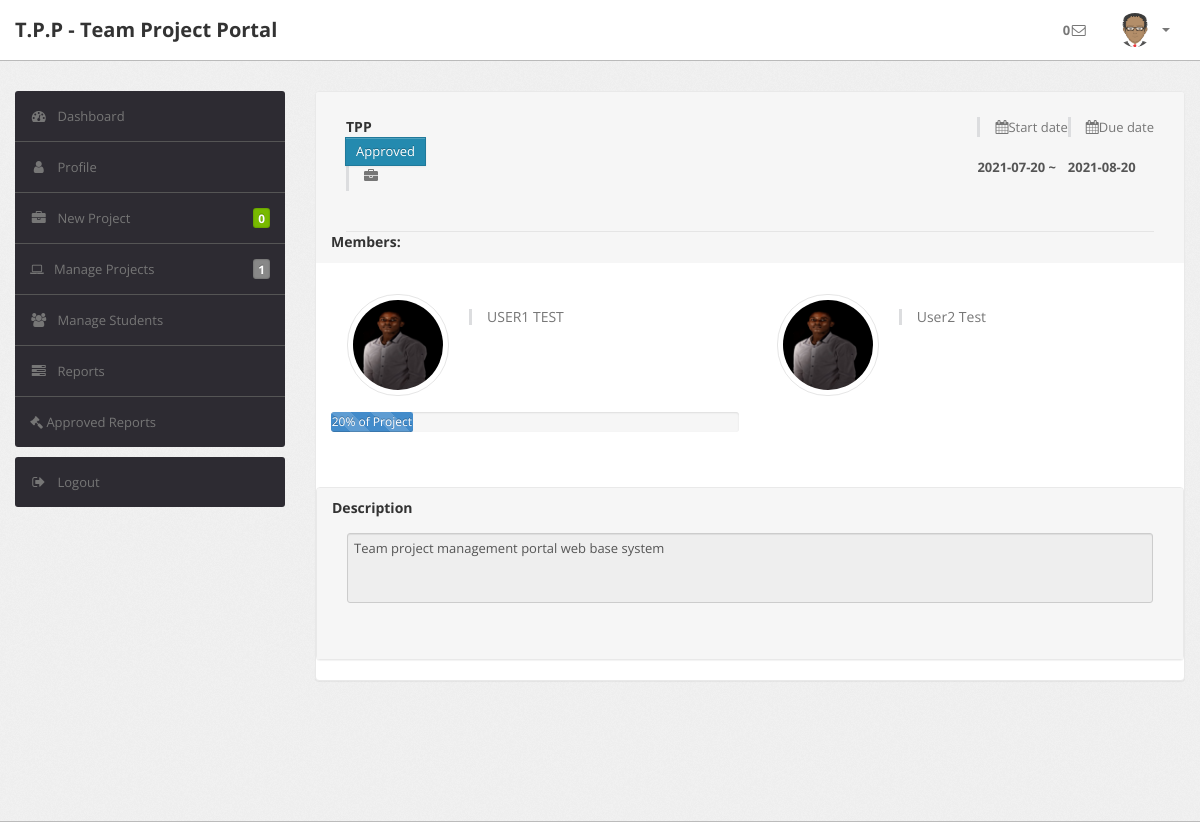
The app's page /admin/project_details.php?Pid=45 (signed in) with its own data.
### tables this page shows
CREATE TABLE `project` (
  `Pid` int(11) NOT NULL,
  `Pname` varchar(100) NOT NULL,
  `PCategory` varchar(100) NOT NULL,
  `CreateD` date NOT NULL,
  `SDate` date NOT NULL,
  `EDate` date NOT NULL,
  `Duration` int(11) NOT NULL,
  `Pstatus` varchar(100) NOT NULL,
  `Budget` varchar(100) NOT NULL,
  `PDesc` text NOT NULL,
  `Client` varchar(100) NOT NULL,
  `PLeader` varchar(100) NOT NULL,
  `CreatedBy` varchar(100) NOT NULL,
  `Allocated` int(11) NOT NULL,
  `Pprogress` int(11) NOT NULL
);

CREATE TABLE `team` (
  `Tid` int(11) NOT NULL,
  `Pname` varchar(100) DEFAULT NULL,
  `Member` varchar(100) DEFAULT NULL,
  `MemberType` varchar(100) DEFAULT NULL,
  `Tstatus` varchar(100) DEFAULT NULL
);

CREATE TABLE `students` (
  `StudentID` varchar(100) NOT NULL,
  `Firstname` varchar(100) NOT NULL,
  `Lastname` varchar(100) NOT NULL,
  `Course` varchar(100) NOT NULL,
  `YoS` varchar(100) NOT NULL,
  `Mobile` varchar(100) NOT NULL,
  `Gender` varchar(100) NOT NULL,
  `Expert` varchar(100) NOT NULL,
  `Bio` text NOT NULL,
  `Passwd` varchar(100) NOT NULL,
  `Email` varchar(100) NOT NULL,
  `Country` varchar(100) NOT NULL,
  `SLanguage` varchar(100) NOT NULL,
  `Hobby` varchar(100) NOT NULL
);

### admin/project_details.php (the view, shortened to what this page needs)
<?php
include('../include/config.php');
if(strlen($_SESSION['login'])!=1)
    {
        $_SESSION['Message']="You have to login in first";
header('location:login.php');
}
else{
$pid=intval($_GET['Pid']);
$project=mysqli_query($con,"select * from project where Pid='$pid'");
}
 ?>
<!DOCTYPE html>
<html lang="en">
<head>
    <head>
        <link type="text/css" href="bootstrap/css/bootstrap.min.css" rel="stylesheet">
        <link type="text/css" href="bootstrap/css/bootstrap-responsive.min.css" rel="stylesheet">
        <link type="text/css" href="css/theme.css" rel="stylesheet">
        <link type="text/css" href="images/icons/css/font-awesome.css" rel="stylesheet">
        <link rel="stylesheet" type="text/css" href="css/font-awesome.css">
    </head>
    <body>
        <div class="navbar navbar-fixed-top">
            <div class="navbar-inner">
                <div class="container">
                        <a class="brand" href="index.php">T.P.P - Team Project Portal </a>
                    <div class="nav-collapse collapse navbar-inverse-collapse">
                        <ul class="nav pull-right">
                        <?php include_once('include/topmenu.php') ?>
                        </ul>
                    </div>
                </div>
            </div>
        </div>
        <div class="wrapper">
            <div class="container">
                <div class="row">
                <?php include_once('include/sidemenu.php')?>
                    <div class="span9">
                        <div class="content">
                            <div class="content">
                                <div class="module">
                                    <div class="module-head">
                                        <div class="module-option clearfix">
                                            <div class="input-append pull-left">
                                            <?php
            while ($project2=mysqli_fetch_array($project)) {
              ?>
                                                <h3><?php echo $project2['Pname']; ?></h3>
                                                <button class="btn btn-primary"><?php echo $project2['Pstatus']; ?></button>
                                                <blockquote><i class="icon-briefcase"></i> <?php echo $project2['Client']; ?></blockquote>
                                            </div>
                                            <div class="control-group pull-right">
                                                <blockquote><i class="icon-calendar"></i>Due date</blockquote>
                                                <div class="contorls">
                                                    <strong><?php echo $project2['EDate']; ?></strong>
                                                </div>
                                            </div>
                                            <div class="control-group pull-right">
                                                <blockquote><i class="icon-calendar"></i>Start date</blockquote>
                                                <div class="contorls">
                                                    <strong><?php echo $project2['SDate']; ?> ~</strong>
                                                </div>
                                            </div>
                                        </div>
                                        <h3>Members:</h3>
                                    </div>
                                    <div class="module-body">
                                        <div class="row-fluid">
                                        <?php
                                        $pname = $project2['Pname'];
                                        $members=mysqli_query($con,"select * from team,students where Pname='$pname' and Member=StudentID and Tstatus='Active'");
                                        while ($member1=mysqli_fetch_array($members)) {
                                        ?>
                                            <div class="span6">
                                                <div class="media user">
                                                    <a class="media-avatar pull-left" href="#">
                                                        <img src="images/john.png" width="70" height="70">
                                                    </a>
                                                    <div class="media-body">
                                                        <blockquote class="media-title">
                                                            <?php echo $member1['Lastname']. " ".$member1['Firstname']; ?></blockquote>
                                                    </div>
                                                </div>
                                            </div>
                                            <?php } ?>
                                        <div class="row-fluid">
                                            <div class="span6">
                                                <div class="progress progress-striped active">
                                                    <div class="bar" style="width: <?php echo $project2['Pprogress'];  ?>%;"><?php echo $project2['Pprogress'];  ?>% of Project</div>
                                                </div>
                                            </div>
                                        </div>
                                    </div>
                                </div>
                                <br>
                                <div class="module">
                                    <div class="module-head">
                                        <h3>Description</h3>
                                        <div class="module-body">
                                            <div class="row-fluid">
                                                <div class="span12">
                                                    <textarea readonly class="span12" style="height: 70px; resize: none;"><?php echo $project2['PDesc']; ?></textarea>
                                                    <br><br>
                                                </div>
                                            </div>
                                        </div>
                                                </div>
                                            </div>
                                        </div>
                                    </div>
                                </div>
                            </div>
                        </div>
                    </div>
                    <div class="footer">
                    </div>
    </body>
</html>
<?php } ?>

### admin/css/theme.css (style rules this page uses)
body { font-size: 13px; font-family: 'Open Sans', Arial, sans-serif; background: #fff; color: #777 }
h1, h2, h3, h4, h5, h6 { color: #333; margin-top: 0 }
h3 { font-size: 20px }
strong, b { color: #555 }
blockquote { border-left: 3px solid #dcdddf }
.wrapper { background: url(../images/bg.png) #eee; border-bottom: 1px solid #bbb; -webkit-box-shadow: 0 1px 2px rgba(0,0,0,0.1); -moz-box-shadow: 0 1px 2px rgba(0,0,0,0.1); box-shadow: 0 1px 2px rgba(0,0,0,0.1); padding: 30px 0 }
.footer { color: #999; padding: 30px 0 60px }
select, textarea, input[type="text"], input[type="password"], input[type="datetime"], input[type="datetime-local"], input[type="date"], input[type="month"], input[type="time"], input[type="week"], input[type="number"], input[type="email"], input[type="url"], input[type="search"], input[type="tel"], input[type="color"], .uneditable-input, label, input, button, select, textarea { -webkit-border-radius: 3px; -moz-border-radius: 3px; border-radius: 3px; font-size: 13px; font-family: 'Open Sans', Tahoma, Arial, sans-serif }
.input-append .add-on, .input-prepend .add-on, .input-append .btn, .input-prepend .btn, .input-append .btn-group>.dropdown-toggle, .input-prepend .btn-group>.dropdown-toggle { -webkit-border-radius: 0; -moz-border-radius: 0; border-radius: 0 }
body [class^="icon-"], body [class*=" icon-"] { font-size: 14px; line-height: 20px; height: 20px }
.module { background: #fff; -webkit-border-radius: 3px; -moz-border-radius: 3px; border-radius: 3px; border: 1px solid #ccc; border-bottom-color: #bbb; -webkit-box-shadow: 0 0 1px rgba(0,0,0,0.2); -moz-box-shadow: 0 0 1px rgba(0,0,0,0.2); box-shadow: 0 0 1px rgba(0,0,0,0.2); margin-bottom: 30px }
.navbar { position: static!important; margin: 0!important }
.navbar .navbar-inner { background: #fff; border-bottom: 1px solid #bbb; -webkit-box-shadow: 0 1px 2px rgba(0,0,0,0.15); -moz-box-shadow: 0 1px 2px rgba(0,0,0,0.15); box-shadow: 0 1px 2px rgba(0,0,0,0.15) }
.navbar .brand { color: #333; font-weight: bold; font-size: 20px; margin-right: 20px; padding: 20px }
.btn, .btn-box { -webkit-border-radius: 3px; -moz-border-radius: 3px; border-radius: 3px }
.btn { font-size: 13px; font-weight: 600 }
.btn { display: inline-block; margin-bottom: 0; font-weight: 400; text-align: center; vertical-align: middle; cursor: pointer; background-image: none; border: 1px solid transparent; white-space: nowrap; padding: 4px 10px; font-size: 13px; line-height: 1.42857; border-radius: 4px; -webkit-user-select: none; -moz-user-select: none; -ms-user-select: none; user-select: none }
.btn-primary { color: #fff; background-color: #248aaf; border-color: #20799a }
.media .media-avatar { border: 1px solid rgba(204, 204, 204, 0.5); -webkit-border-radius: 50px; -moz-border-radius: 50px; border-radius: 50px; height: 100px; width: 100px; margin-right: 20px }
.media .media-avatar img { -webkit-border-radius: 45px; -moz-border-radius: 45px; border-radius: 45px; height: 90px; width: 90px; margin: 5px }
.media .media-title { font-size: 14px; line-height: 16px; margin: 15px 0 0 }
.media.user { padding: 15px; -webkit-transition: all .2s ease-in-out; -moz-transition: all .2s ease-in-out; transition: all .2s ease-in-out; border:1px solid transparent; }
.progress { -webkit-border-radius: 3px; -moz-border-radius: 3px; border-radius: 3px; background:#f6f6f6; }
.progress .bar { -webkit-border-radius: 2px; -moz-border-radius: 2px; border-radius: 2px; background-color: #428bca; }
.module { box-shadow: 0 0 3px rgba(0,0,0,.1); border-color: #e9e9e9; margin-bottom: 20px; background-color: #fff; border-radius: 4px; -webkit-box-shadow: 0 1px 1px rgba(0,0,0,.05); box-shadow: 0 1px 1px rgba(0,0,0,.05); }
.module-head { color: #767676; background-color: #f6f6f6; border-color: #e9e9e9; padding: 10px 15px; border-bottom: 1px solid transparent; border-top-right-radius: 3px; border-top-left-radius: 3px; }
.module-head h3 { font-size: 14px; line-height: 20px; height: 20px; margin: 0 }
.module-option { border-bottom: 1px solid #e5e5e5; padding: 15px 0; margin: 0 15px }
.module-body { padding: 15px }

### records on screen
project: Pname "TPP", Pstatus "Approved", EDate "2021-08-20", SDate "2021-07-20", Pprogress "20", PDesc "Team project management portal web base system"
team: Member.Lastname "USER1", Member.Firstname "TEST"
team: Member.Lastname "User2", Member.Firstname "Test"

### other values on screen
$nms "0"
$onpro1 "0"
$nms "1"
